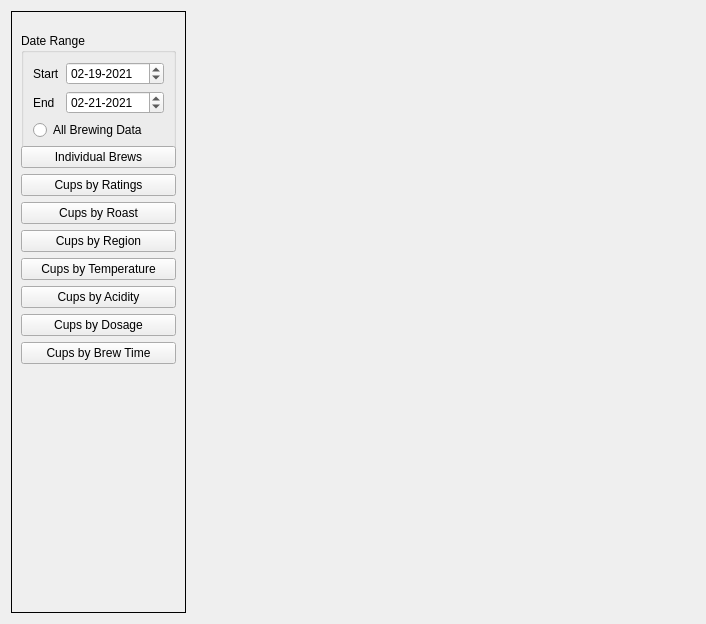
<?xml version="1.0" encoding="UTF-8"?>
<ui version="4.0">
 <class>ViewBrewsWidget</class>
 <widget class="QWidget" name="ViewBrewsWidget">
  <property name="geometry">
   <rect>
    <x>0</x>
    <y>0</y>
    <width>706</width>
    <height>624</height>
   </rect>
  </property>
  <property name="windowTitle">
   <string>Form</string>
  </property>
  <layout class="QHBoxLayout" name="horizontalLayout">
   <item>
    <widget class="QFrame" name="frame_buttons">
     <property name="minimumSize">
      <size>
       <width>175</width>
       <height>0</height>
      </size>
     </property>
     <property name="maximumSize">
      <size>
       <width>175</width>
       <height>16777215</height>
      </size>
     </property>
     <property name="frameShape">
      <enum>QFrame::Box</enum>
     </property>
     <property name="frameShadow">
      <enum>QFrame::Plain</enum>
     </property>
     <layout class="QVBoxLayout" name="verticalLayout">
      <item>
       <widget class="QGroupBox" name="groupBox_date">
        <property name="sizePolicy">
         <sizepolicy hsizetype="Preferred" vsizetype="Preferred">
          <horstretch>0</horstretch>
          <verstretch>0</verstretch>
         </sizepolicy>
        </property>
        <property name="maximumSize">
         <size>
          <width>16777215</width>
          <height>95</height>
         </size>
        </property>
        <property name="title">
         <string>Date Range</string>
        </property>
        <layout class="QFormLayout" name="formLayout">
         <property name="sizeConstraint">
          <enum>QLayout::SetMinimumSize</enum>
         </property>
         <item row="0" column="0">
          <widget class="QLabel" name="label_start">
           <property name="maximumSize">
            <size>
             <width>16777215</width>
             <height>16777215</height>
            </size>
           </property>
           <property name="text">
            <string>Start</string>
           </property>
          </widget>
         </item>
         <item row="0" column="1">
          <widget class="QDateEdit" name="dateEdit_start">
           <property name="maximumSize">
            <size>
             <width>16777215</width>
             <height>16777215</height>
            </size>
           </property>
           <property name="dateTime">
            <datetime>
             <hour>0</hour>
             <minute>0</minute>
             <second>0</second>
             <year>2021</year>
             <month>2</month>
             <day>19</day>
            </datetime>
           </property>
           <property name="currentSection">
            <enum>QDateTimeEdit::MonthSection</enum>
           </property>
           <property name="displayFormat">
            <string>MM-dd-yyyy</string>
           </property>
          </widget>
         </item>
         <item row="1" column="0">
          <widget class="QLabel" name="label_end">
           <property name="maximumSize">
            <size>
             <width>16777215</width>
             <height>16777215</height>
            </size>
           </property>
           <property name="text">
            <string>End</string>
           </property>
          </widget>
         </item>
         <item row="1" column="1">
          <widget class="QDateEdit" name="dateEdit_end">
           <property name="sizePolicy">
            <sizepolicy hsizetype="Minimum" vsizetype="Fixed">
             <horstretch>0</horstretch>
             <verstretch>0</verstretch>
            </sizepolicy>
           </property>
           <property name="maximumSize">
            <size>
             <width>16777215</width>
             <height>16777215</height>
            </size>
           </property>
           <property name="dateTime">
            <datetime>
             <hour>0</hour>
             <minute>0</minute>
             <second>0</second>
             <year>2021</year>
             <month>2</month>
             <day>21</day>
            </datetime>
           </property>
           <property name="currentSection">
            <enum>QDateTimeEdit::MonthSection</enum>
           </property>
           <property name="displayFormat">
            <string>MM-dd-yyyy</string>
           </property>
          </widget>
         </item>
         <item row="2" column="0" colspan="2">
          <widget class="QRadioButton" name="radioButton_allData">
           <property name="text">
            <string>All Brewing Data</string>
           </property>
          </widget>
         </item>
        </layout>
       </widget>
      </item>
      <item>
       <widget class="QPushButton" name="button_individual">
        <property name="sizePolicy">
         <sizepolicy hsizetype="Minimum" vsizetype="Fixed">
          <horstretch>0</horstretch>
          <verstretch>0</verstretch>
         </sizepolicy>
        </property>
        <property name="minimumSize">
         <size>
          <width>0</width>
          <height>0</height>
         </size>
        </property>
        <property name="maximumSize">
         <size>
          <width>16777215</width>
          <height>16777215</height>
         </size>
        </property>
        <property name="text">
         <string>Individual Brews</string>
        </property>
       </widget>
      </item>
      <item>
       <widget class="ViewButton" name="button_ratings">
        <property name="minimumSize">
         <size>
          <width>0</width>
          <height>0</height>
         </size>
        </property>
        <property name="maximumSize">
         <size>
          <width>16777215</width>
          <height>16777215</height>
         </size>
        </property>
        <property name="text">
         <string>Cups by Ratings</string>
        </property>
       </widget>
      </item>
      <item>
       <widget class="ViewButton" name="button_roasts">
        <property name="minimumSize">
         <size>
          <width>0</width>
          <height>0</height>
         </size>
        </property>
        <property name="maximumSize">
         <size>
          <width>16777215</width>
          <height>16777215</height>
         </size>
        </property>
        <property name="text">
         <string>Cups by Roast</string>
        </property>
       </widget>
      </item>
      <item>
       <widget class="ViewButton" name="button_regions">
        <property name="minimumSize">
         <size>
          <width>0</width>
          <height>0</height>
         </size>
        </property>
        <property name="maximumSize">
         <size>
          <width>16777215</width>
          <height>16777215</height>
         </size>
        </property>
        <property name="text">
         <string>Cups by Region</string>
        </property>
       </widget>
      </item>
      <item>
       <widget class="ViewButton" name="button_temperature">
        <property name="minimumSize">
         <size>
          <width>0</width>
          <height>0</height>
         </size>
        </property>
        <property name="maximumSize">
         <size>
          <width>16777215</width>
          <height>16777215</height>
         </size>
        </property>
        <property name="text">
         <string>Cups by Temperature</string>
        </property>
       </widget>
      </item>
      <item>
       <widget class="ViewButton" name="button_acidity">
        <property name="minimumSize">
         <size>
          <width>0</width>
          <height>0</height>
         </size>
        </property>
        <property name="maximumSize">
         <size>
          <width>16777215</width>
          <height>16777215</height>
         </size>
        </property>
        <property name="text">
         <string>Cups by Acidity</string>
        </property>
       </widget>
      </item>
      <item>
       <widget class="ViewButton" name="button_dosages">
        <property name="minimumSize">
         <size>
          <width>0</width>
          <height>0</height>
         </size>
        </property>
        <property name="maximumSize">
         <size>
          <width>16777215</width>
          <height>16777215</height>
         </size>
        </property>
        <property name="text">
         <string>Cups by Dosage</string>
        </property>
       </widget>
      </item>
      <item>
       <widget class="ViewButton" name="button_times">
        <property name="minimumSize">
         <size>
          <width>0</width>
          <height>0</height>
         </size>
        </property>
        <property name="maximumSize">
         <size>
          <width>16777215</width>
          <height>16777215</height>
         </size>
        </property>
        <property name="text">
         <string>Cups by Brew Time</string>
        </property>
       </widget>
      </item>
      <item>
       <widget class="QLabel" name="label_logo">
        <property name="sizePolicy">
         <sizepolicy hsizetype="Minimum" vsizetype="Preferred">
          <horstretch>0</horstretch>
          <verstretch>0</verstretch>
         </sizepolicy>
        </property>
        <property name="minimumSize">
         <size>
          <width>0</width>
          <height>0</height>
         </size>
        </property>
        <property name="maximumSize">
         <size>
          <width>16777215</width>
          <height>16777215</height>
         </size>
        </property>
        <property name="text">
         <string/>
        </property>
        <property name="alignment">
         <set>Qt::AlignBottom|Qt::AlignHCenter</set>
        </property>
       </widget>
      </item>
     </layout>
    </widget>
   </item>
   <item>
    <widget class="QWidget" name="widget_view" native="true"/>
   </item>
  </layout>
 </widget>
 <customwidgets>
  <customwidget>
   <class>ViewButton</class>
   <extends>QPushButton</extends>
   <header location="global">components/viewbutton.h</header>
  </customwidget>
 </customwidgets>
 <resources/>
 <connections/>
</ui>
